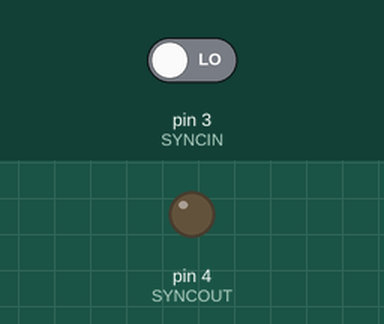
A sketch run on a simulated Arduino Uno, built with avr-gcc and run on an emulated ATmega328P. Shown: output pins drawn as LEDs (lit = HIGH). The test bench sets the inputs (shaded band); at power-on: pin 3 (SYNCIN) LOW.

Above: at 1.2 s.
1.3 s: pin 3 (SYNCIN) driven HIGH
At 2.5 s:
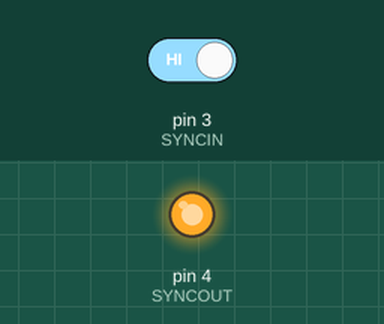
Timing chart, 0 to 4.3 s (numbered marks = the images above; inputs shaded):
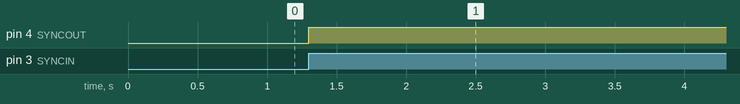

Measured:
- after the input at 1.3 s, pin 4 (SYNCOUT): LOW → HIGH at once

The sketch:

ao_sync_modulator.ino
```cpp
/*At 100 Hz checkerboard scanning 1/(100 * 48 ) -> min 200 us pulses
 * are generated by ao. Therefore 60-100 us delay should be well detectable.
 *
 *
 * */

#define DELAY 100
#define SYNCIN 3
#define SYNCOUT 4
#define COUNTER_MODE 1
#define PULSE_DELAY_MODE 2
#define MODE COUNTER_MODE
#define COUNTER_PERIOD 48
#define OFFCOUNTS 2
#define LOWINPUTTIMEOUT 1000//ms
byte syncin;
byte counter;
unsigned long inputlowstarted,now;

ISR(INT1_vect) {
  cli();
  syncin=PIND&(1<<SYNCIN);
#if (MODE==PULSE_DELAY_MODE)
  if (syncin!=0)
  {
    delayMicroseconds(DELAY);
    PORTD|=1<<SYNCOUT;
  }
  else
  {
    PORTD&=~(1<<SYNCOUT);
  }
#elif (MODE==COUNTER_MODE)
  if (syncin!=0)//rising edge
  {
    now=millis();
    if (now-inputlowstarted>LOWINPUTTIMEOUT)//If syncin was at LOW for more than LOWINPUTTIMEOUT, reset counter
    {
      counter=0;
    }
    if (counter==COUNTER_PERIOD-OFFCOUNTS+1)
    {
      PORTD&=~(1<<SYNCOUT);
    }
    else if (counter==COUNTER_PERIOD)
    {
      counter=0;
    }
    else
    {
      PORTD|=1<<SYNCOUT;
    }
    counter++;
  }
  else
  {
    inputlowstarted=millis();
  }
#endif


  sei();
}


void setup() {
  counter=0;
  DDRD&=~(1<<SYNCIN);//int1
  DDRD|=(1<<SYNCOUT);
  EICRA|=1<<2;//falling edges
  EIMSK|=2;
  sei();

}

void loop() {
}
```
